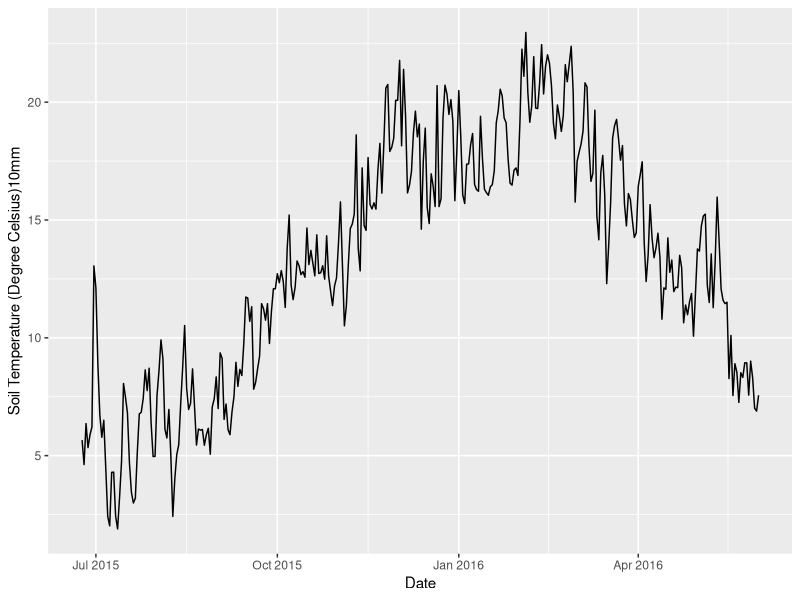
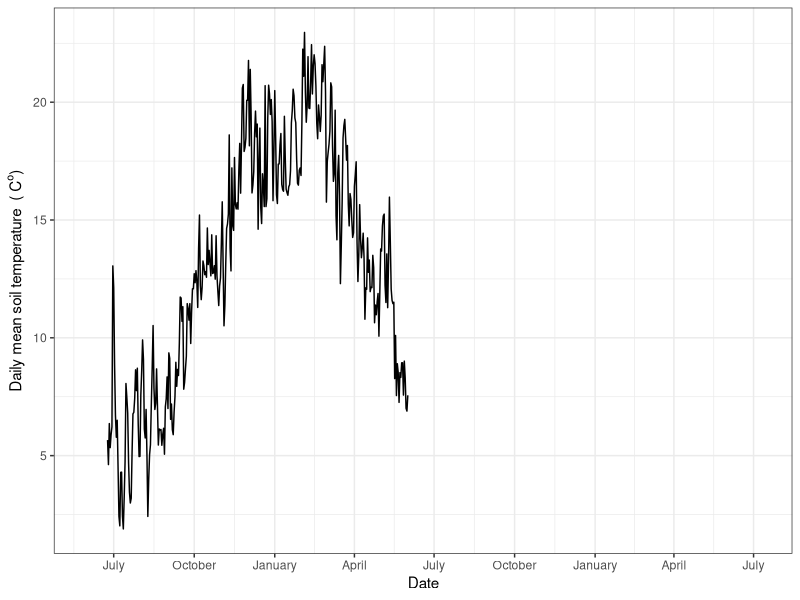
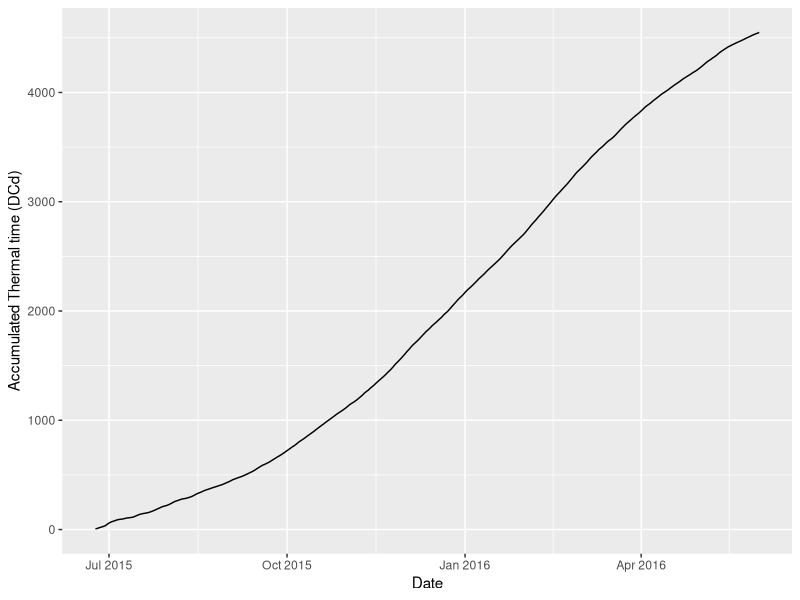

These figures' R source, in order:
## ---- chunk 1
library(tidyr)
library (dplyr)
library (ggplot2)
library (lubridate)
## ---- chunk 2

setwd("C:\\Users\\EdCarmen\\Documents\\CarmenProjects2016\\GitSubclover\\EmergenceIv2")
getwd()

df_file <- read.table("SoilTemp.txt", header=TRUE)

head(df_file)

#keep this scirpt for the real weather data




## ---- chunk 3
#Calculculate Mean Soil temp 

df_file$Date <- dmy(df_file$Date)

df_file <- df_file%>%
group_by(Date)%>%
summarise_each(funs(mean))
head(df_file)

#graph meanAir Temp

df_file %>% 
ggplot(aes(x=Date, y= TempSoil10mm)) +
  labs(y="Soil Temperature (Degree Celsius)10mm",x="Date")+
    geom_line()

## ---- chunk 4


 df_file %>%
  #filter(year %in% 2015:2017) %>%
  group_by(Date) %>%
 summarise_each(funs(mean)) %>%
  ggplot(aes(x=Date, y= TempSoil10mm))  +
  #geom_point(colour= "darkblue", alpha=0.2) +
  geom_line()+
  #stat_smooth(level = 0.9, size = 1, colour="white") + 
  theme_bw() +
 xlab("Date") + 
  ylab(expression(Daily~mean~soil~temperature~~"( "*C^"o"*")"))+
  scale_x_date(date_breaks = "3 month", 
                 date_labels = "%B",
                 limits = as.Date(c('2015-06-01','2017-07-07')))




## ---- chunk 5

df_file <- df_file%>%
group_by(Date) %>%
summarise_each(funs(mean))%>%
  mutate(TT = cumsum(TempSoil10mm))%>%
 # dplyr::select(-hour,-Air)
  dplyr::select(-TempSoil10mm) # 

write.table(df_file, "ThermalSumSoil.txt")

## ---- chunk 6

df_file %>% 
ggplot(aes(x=Date, y= TT)) +
   labs(y="Accumulated Thermal time (DCd)",x="Date")+ geom_line()

## ---- chunk 7



